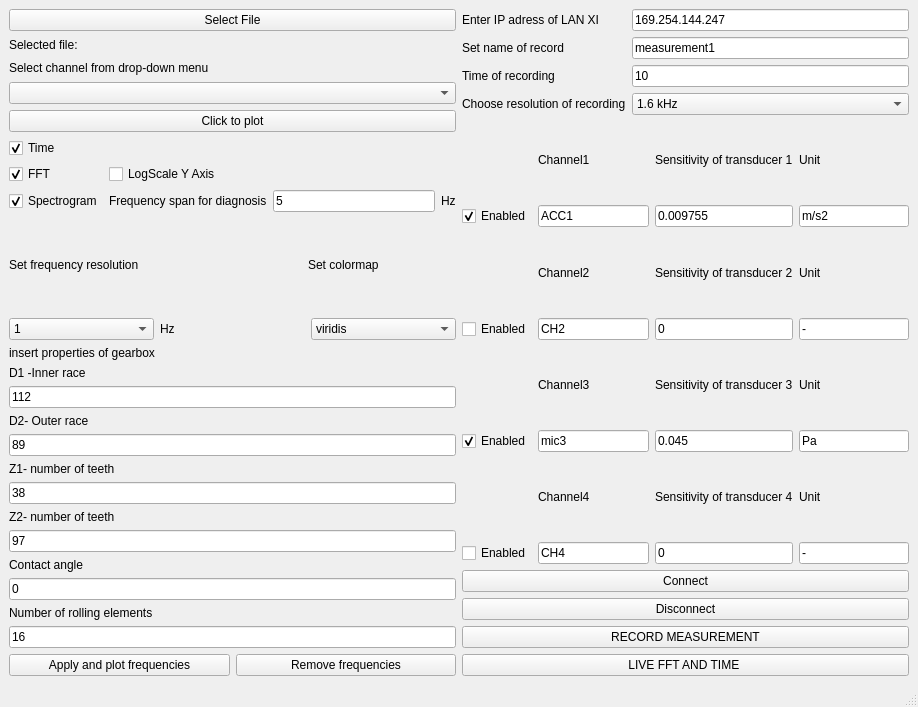
<?xml version="1.0" encoding="UTF-8"?>
<ui version="4.0">
 <class>MainWindow</class>
 <widget class="QMainWindow" name="MainWindow">
  <property name="geometry">
   <rect>
    <x>0</x>
    <y>0</y>
    <width>918</width>
    <height>707</height>
   </rect>
  </property>
  <property name="sizePolicy">
   <sizepolicy hsizetype="Minimum" vsizetype="Minimum">
    <horstretch>0</horstretch>
    <verstretch>0</verstretch>
   </sizepolicy>
  </property>
  <property name="windowTitle">
   <string>MainWindow</string>
  </property>
  <widget class="QWidget" name="centralwidget">
   <layout class="QHBoxLayout" name="horizontalLayout_6">
    <item>
     <layout class="QHBoxLayout" name="horizontalLayout_5">
      <item>
       <layout class="QHBoxLayout" name="horizontalLayout_2" stretch="0,0">
        <item>
         <layout class="QVBoxLayout" name="verticalLayout_5">
          <item>
           <layout class="QVBoxLayout" name="verticalLayout_9">
            <item>
             <widget class="QPushButton" name="pushButton">
              <property name="text">
               <string>Select File</string>
              </property>
             </widget>
            </item>
            <item>
             <widget class="QLabel" name="label">
              <property name="sizePolicy">
               <sizepolicy hsizetype="Fixed" vsizetype="Preferred">
                <horstretch>0</horstretch>
                <verstretch>0</verstretch>
               </sizepolicy>
              </property>
              <property name="maximumSize">
               <size>
                <width>400</width>
                <height>16</height>
               </size>
              </property>
              <property name="text">
               <string>Selected file:</string>
              </property>
             </widget>
            </item>
            <item>
             <widget class="QLabel" name="label2">
              <property name="sizePolicy">
               <sizepolicy hsizetype="Preferred" vsizetype="Preferred">
                <horstretch>0</horstretch>
                <verstretch>0</verstretch>
               </sizepolicy>
              </property>
              <property name="text">
               <string>Select channel from drop-down menu</string>
              </property>
             </widget>
            </item>
            <item>
             <widget class="QComboBox" name="comboBox"/>
            </item>
           </layout>
          </item>
          <item>
           <widget class="QPushButton" name="pushButton_3">
            <property name="text">
             <string>Click to plot</string>
            </property>
           </widget>
          </item>
          <item>
           <layout class="QGridLayout" name="gridLayout">
            <item row="3" column="0">
             <widget class="QCheckBox" name="checkBox_2">
              <property name="text">
               <string>FFT</string>
              </property>
              <property name="checked">
               <bool>true</bool>
              </property>
             </widget>
            </item>
            <item row="5" column="1">
             <widget class="QLabel" name="label_27">
              <property name="text">
               <string>Frequency span for diagnosis</string>
              </property>
             </widget>
            </item>
            <item row="5" column="0">
             <widget class="QCheckBox" name="checkBox_3">
              <property name="text">
               <string>Spectrogram</string>
              </property>
              <property name="checked">
               <bool>true</bool>
              </property>
             </widget>
            </item>
            <item row="3" column="1">
             <widget class="QCheckBox" name="checkBox_4">
              <property name="text">
               <string>LogScale Y Axis</string>
              </property>
             </widget>
            </item>
            <item row="1" column="0">
             <widget class="QCheckBox" name="checkBox">
              <property name="text">
               <string>Time</string>
              </property>
              <property name="checked">
               <bool>true</bool>
              </property>
             </widget>
            </item>
            <item row="5" column="2">
             <widget class="QLineEdit" name="lineEdit_22">
              <property name="maximumSize">
               <size>
                <width>176</width>
                <height>16777215</height>
               </size>
              </property>
              <property name="text">
               <string>5</string>
              </property>
             </widget>
            </item>
            <item row="5" column="3">
             <widget class="QLabel" name="label_28">
              <property name="text">
               <string>Hz</string>
              </property>
             </widget>
            </item>
           </layout>
          </item>
          <item>
           <layout class="QHBoxLayout" name="horizontalLayout_3">
            <item>
             <widget class="QLabel" name="label_12">
              <property name="text">
               <string>Set frequency resolution                                                 </string>
              </property>
             </widget>
            </item>
            <item>
             <widget class="QLabel" name="label_15">
              <property name="text">
               <string>Set colormap</string>
              </property>
             </widget>
            </item>
           </layout>
          </item>
          <item>
           <layout class="QHBoxLayout" name="horizontalLayout">
            <item>
             <widget class="QComboBox" name="comboBox_3">
              <property name="currentIndex">
               <number>2</number>
              </property>
              <item>
               <property name="text">
                <string>0.25</string>
               </property>
              </item>
              <item>
               <property name="text">
                <string>0.5</string>
               </property>
              </item>
              <item>
               <property name="text">
                <string>1</string>
               </property>
              </item>
              <item>
               <property name="text">
                <string>2</string>
               </property>
              </item>
              <item>
               <property name="text">
                <string>4</string>
               </property>
              </item>
              <item>
               <property name="text">
                <string>8</string>
               </property>
              </item>
              <item>
               <property name="text">
                <string>16</string>
               </property>
              </item>
              <item>
               <property name="text">
                <string>32</string>
               </property>
              </item>
              <item>
               <property name="text">
                <string>64</string>
               </property>
              </item>
              <item>
               <property name="text">
                <string>128</string>
               </property>
              </item>
              <item>
               <property name="text">
                <string>256</string>
               </property>
              </item>
              <item>
               <property name="text">
                <string>512</string>
               </property>
              </item>
             </widget>
            </item>
            <item>
             <widget class="QLabel" name="label_13">
              <property name="text">
               <string>Hz</string>
              </property>
             </widget>
            </item>
            <item>
             <widget class="QComboBox" name="comboBox_4">
              <item>
               <property name="text">
                <string>viridis</string>
               </property>
              </item>
              <item>
               <property name="text">
                <string>inferno</string>
               </property>
              </item>
              <item>
               <property name="text">
                <string>plasma</string>
               </property>
              </item>
              <item>
               <property name="text">
                <string>magma</string>
               </property>
              </item>
             </widget>
            </item>
           </layout>
          </item>
          <item>
           <layout class="QVBoxLayout" name="verticalLayout_3">
            <item>
             <widget class="QLabel" name="label3">
              <property name="sizePolicy">
               <sizepolicy hsizetype="Preferred" vsizetype="Preferred">
                <horstretch>0</horstretch>
                <verstretch>0</verstretch>
               </sizepolicy>
              </property>
              <property name="text">
               <string>insert properties of gearbox</string>
              </property>
             </widget>
            </item>
            <item>
             <widget class="QLabel" name="label_7">
              <property name="text">
               <string>D1 -Inner race</string>
              </property>
             </widget>
            </item>
            <item>
             <widget class="QLineEdit" name="lineEdit">
              <property name="inputMethodHints">
               <set>Qt::ImhNone</set>
              </property>
              <property name="text">
               <string>112</string>
              </property>
             </widget>
            </item>
            <item>
             <widget class="QLabel" name="label_2">
              <property name="text">
               <string>D2- Outer race</string>
              </property>
             </widget>
            </item>
            <item>
             <widget class="QLineEdit" name="lineEdit_2">
              <property name="inputMethodHints">
               <set>Qt::ImhNone</set>
              </property>
              <property name="text">
               <string>89</string>
              </property>
             </widget>
            </item>
            <item>
             <widget class="QLabel" name="label_3">
              <property name="text">
               <string>Z1- number of teeth</string>
              </property>
             </widget>
            </item>
            <item>
             <widget class="QLineEdit" name="lineEdit_3">
              <property name="text">
               <string>38</string>
              </property>
             </widget>
            </item>
            <item>
             <widget class="QLabel" name="label_4">
              <property name="text">
               <string>Z2- number of teeth</string>
              </property>
             </widget>
            </item>
            <item>
             <widget class="QLineEdit" name="lineEdit_4">
              <property name="text">
               <string>97</string>
              </property>
             </widget>
            </item>
            <item>
             <widget class="QLabel" name="label_5">
              <property name="text">
               <string>Contact angle</string>
              </property>
             </widget>
            </item>
            <item>
             <widget class="QLineEdit" name="lineEdit_5">
              <property name="text">
               <string>0</string>
              </property>
             </widget>
            </item>
            <item>
             <widget class="QLabel" name="label_6">
              <property name="text">
               <string>Number of rolling elements</string>
              </property>
             </widget>
            </item>
            <item>
             <widget class="QLineEdit" name="lineEdit_6">
              <property name="text">
               <string>16</string>
              </property>
             </widget>
            </item>
            <item>
             <layout class="QHBoxLayout" name="horizontalLayout_4">
              <item>
               <widget class="QPushButton" name="pushButton_4">
                <property name="text">
                 <string>Apply and plot frequencies</string>
                </property>
               </widget>
              </item>
              <item>
               <widget class="QPushButton" name="pushButton_8">
                <property name="text">
                 <string>Remove frequencies</string>
                </property>
               </widget>
              </item>
             </layout>
            </item>
           </layout>
          </item>
         </layout>
        </item>
        <item>
         <layout class="QVBoxLayout" name="verticalLayout_4">
          <item>
           <layout class="QGridLayout" name="gridLayout_5">
            <item row="3" column="1">
             <widget class="QComboBox" name="comboBox_2">
              <item>
               <property name="text">
                <string>1.6 kHz</string>
               </property>
              </item>
              <item>
               <property name="text">
                <string>3.2 kHz</string>
               </property>
              </item>
              <item>
               <property name="text">
                <string>6.4 kHz</string>
               </property>
              </item>
              <item>
               <property name="text">
                <string>12.8 kHz</string>
               </property>
              </item>
              <item>
               <property name="text">
                <string>25.6 kHz</string>
               </property>
              </item>
              <item>
               <property name="text">
                <string>51.2 kHz</string>
               </property>
              </item>
             </widget>
            </item>
            <item row="3" column="0">
             <widget class="QLabel" name="label_8">
              <property name="sizePolicy">
               <sizepolicy hsizetype="Preferred" vsizetype="Preferred">
                <horstretch>0</horstretch>
                <verstretch>0</verstretch>
               </sizepolicy>
              </property>
              <property name="text">
               <string>Choose resolution of recording</string>
              </property>
             </widget>
            </item>
            <item row="0" column="1">
             <widget class="QLineEdit" name="lineEdit_7">
              <property name="text">
               <string>169.254.144.247</string>
              </property>
             </widget>
            </item>
            <item row="2" column="0">
             <widget class="QLabel" name="label_11">
              <property name="text">
               <string>Time of recording</string>
              </property>
             </widget>
            </item>
            <item row="1" column="0">
             <widget class="QLabel" name="label_10">
              <property name="text">
               <string>Set name of record</string>
              </property>
             </widget>
            </item>
            <item row="0" column="0">
             <widget class="QLabel" name="label_9">
              <property name="text">
               <string>Enter IP adress of LAN XI</string>
              </property>
             </widget>
            </item>
            <item row="1" column="1">
             <widget class="QLineEdit" name="lineEdit_8">
              <property name="text">
               <string>measurement1</string>
              </property>
             </widget>
            </item>
            <item row="2" column="1">
             <widget class="QLineEdit" name="lineEdit_9">
              <property name="text">
               <string>10</string>
              </property>
             </widget>
            </item>
           </layout>
          </item>
          <item>
           <layout class="QGridLayout" name="gridLayout_2">
            <item row="5" column="1">
             <widget class="QLineEdit" name="lineEdit_12">
              <property name="text">
               <string>mic3</string>
              </property>
             </widget>
            </item>
            <item row="2" column="2">
             <widget class="QLabel" name="label_20">
              <property name="text">
               <string>Sensitivity of transducer 2</string>
              </property>
             </widget>
            </item>
            <item row="7" column="1">
             <widget class="QLineEdit" name="lineEdit_13">
              <property name="text">
               <string>CH4</string>
              </property>
             </widget>
            </item>
            <item row="4" column="3">
             <widget class="QLabel" name="label_25">
              <property name="text">
               <string>Unit</string>
              </property>
             </widget>
            </item>
            <item row="3" column="2">
             <widget class="QLineEdit" name="lineEdit_15">
              <property name="text">
               <string>0</string>
              </property>
             </widget>
            </item>
            <item row="5" column="3">
             <widget class="QLineEdit" name="lineEdit_20">
              <property name="text">
               <string>Pa</string>
              </property>
             </widget>
            </item>
            <item row="2" column="3">
             <widget class="QLabel" name="label_24">
              <property name="text">
               <string>Unit</string>
              </property>
             </widget>
            </item>
            <item row="7" column="3">
             <widget class="QLineEdit" name="lineEdit_21">
              <property name="text">
               <string>-</string>
              </property>
             </widget>
            </item>
            <item row="7" column="2">
             <widget class="QLineEdit" name="lineEdit_17">
              <property name="text">
               <string>0</string>
              </property>
             </widget>
            </item>
            <item row="0" column="2">
             <widget class="QLabel" name="label_19">
              <property name="text">
               <string>Sensitivity of transducer 1</string>
              </property>
             </widget>
            </item>
            <item row="2" column="1">
             <widget class="QLabel" name="label_16">
              <property name="text">
               <string>Channel2</string>
              </property>
             </widget>
            </item>
            <item row="6" column="2">
             <widget class="QLabel" name="label_22">
              <property name="text">
               <string>Sensitivity of transducer 4</string>
              </property>
             </widget>
            </item>
            <item row="1" column="1">
             <widget class="QLineEdit" name="lineEdit_10">
              <property name="text">
               <string>ACC1</string>
              </property>
             </widget>
            </item>
            <item row="3" column="3">
             <widget class="QLineEdit" name="lineEdit_19">
              <property name="text">
               <string>-</string>
              </property>
             </widget>
            </item>
            <item row="1" column="2">
             <widget class="QLineEdit" name="lineEdit_14">
              <property name="text">
               <string>0.009755</string>
              </property>
             </widget>
            </item>
            <item row="3" column="1">
             <widget class="QLineEdit" name="lineEdit_11">
              <property name="text">
               <string>CH2</string>
              </property>
             </widget>
            </item>
            <item row="1" column="3">
             <widget class="QLineEdit" name="lineEdit_18">
              <property name="text">
               <string>m/s2</string>
              </property>
             </widget>
            </item>
            <item row="5" column="2">
             <widget class="QLineEdit" name="lineEdit_16">
              <property name="text">
               <string>0.045</string>
              </property>
             </widget>
            </item>
            <item row="6" column="1">
             <widget class="QLabel" name="label_18">
              <property name="text">
               <string>Channel4</string>
              </property>
             </widget>
            </item>
            <item row="0" column="3">
             <widget class="QLabel" name="label_23">
              <property name="text">
               <string>Unit</string>
              </property>
             </widget>
            </item>
            <item row="6" column="3">
             <widget class="QLabel" name="label_26">
              <property name="text">
               <string>Unit</string>
              </property>
             </widget>
            </item>
            <item row="0" column="1">
             <widget class="QLabel" name="label_14">
              <property name="text">
               <string>Channel1</string>
              </property>
             </widget>
            </item>
            <item row="4" column="1">
             <widget class="QLabel" name="label_17">
              <property name="text">
               <string>Channel3</string>
              </property>
             </widget>
            </item>
            <item row="4" column="2">
             <widget class="QLabel" name="label_21">
              <property name="text">
               <string>Sensitivity of transducer 3</string>
              </property>
             </widget>
            </item>
            <item row="1" column="0">
             <widget class="QCheckBox" name="checkBox_5">
              <property name="enabled">
               <bool>true</bool>
              </property>
              <property name="text">
               <string>Enabled</string>
              </property>
              <property name="checked">
               <bool>true</bool>
              </property>
             </widget>
            </item>
            <item row="3" column="0">
             <widget class="QCheckBox" name="checkBox_6">
              <property name="text">
               <string>Enabled</string>
              </property>
             </widget>
            </item>
            <item row="5" column="0">
             <widget class="QCheckBox" name="checkBox_7">
              <property name="text">
               <string>Enabled</string>
              </property>
              <property name="checked">
               <bool>true</bool>
              </property>
             </widget>
            </item>
            <item row="7" column="0">
             <widget class="QCheckBox" name="checkBox_8">
              <property name="text">
               <string>Enabled</string>
              </property>
             </widget>
            </item>
           </layout>
          </item>
          <item>
           <layout class="QVBoxLayout" name="verticalLayout">
            <item>
             <widget class="QPushButton" name="pushButton_9">
              <property name="text">
               <string>Connect</string>
              </property>
             </widget>
            </item>
            <item>
             <widget class="QPushButton" name="pushButton_7">
              <property name="text">
               <string>Disconnect</string>
              </property>
             </widget>
            </item>
            <item>
             <widget class="QPushButton" name="pushButton_6">
              <property name="text">
               <string>RECORD MEASUREMENT</string>
              </property>
             </widget>
            </item>
            <item>
             <widget class="QPushButton" name="pushButton_5">
              <property name="text">
               <string>LIVE FFT AND TIME </string>
              </property>
             </widget>
            </item>
           </layout>
          </item>
         </layout>
        </item>
       </layout>
      </item>
     </layout>
    </item>
   </layout>
  </widget>
  <widget class="QMenuBar" name="menubar">
   <property name="geometry">
    <rect>
     <x>0</x>
     <y>0</y>
     <width>918</width>
     <height>22</height>
    </rect>
   </property>
  </widget>
  <widget class="QStatusBar" name="statusbar"/>
 </widget>
 <resources/>
 <connections/>
</ui>
